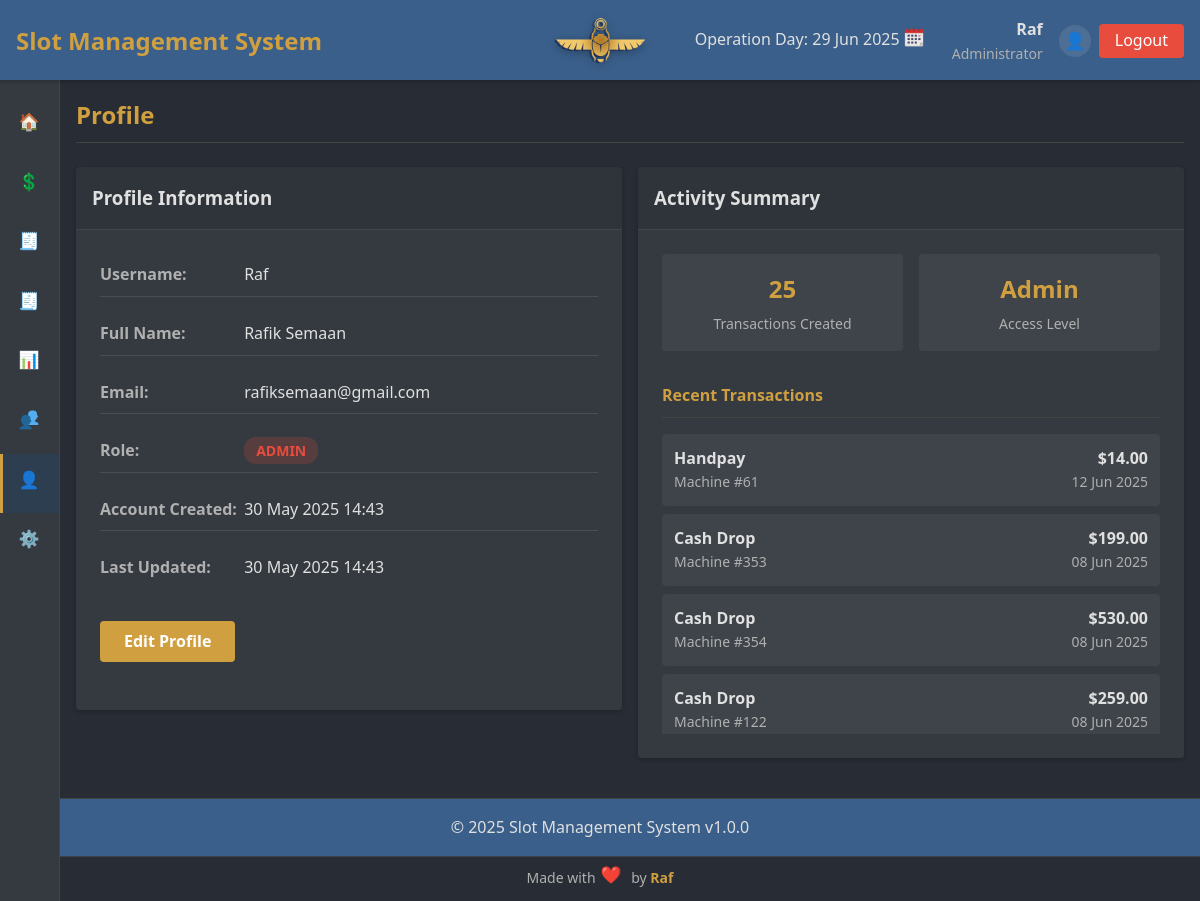
The app's page /index.php?page=profile (signed in), older data.
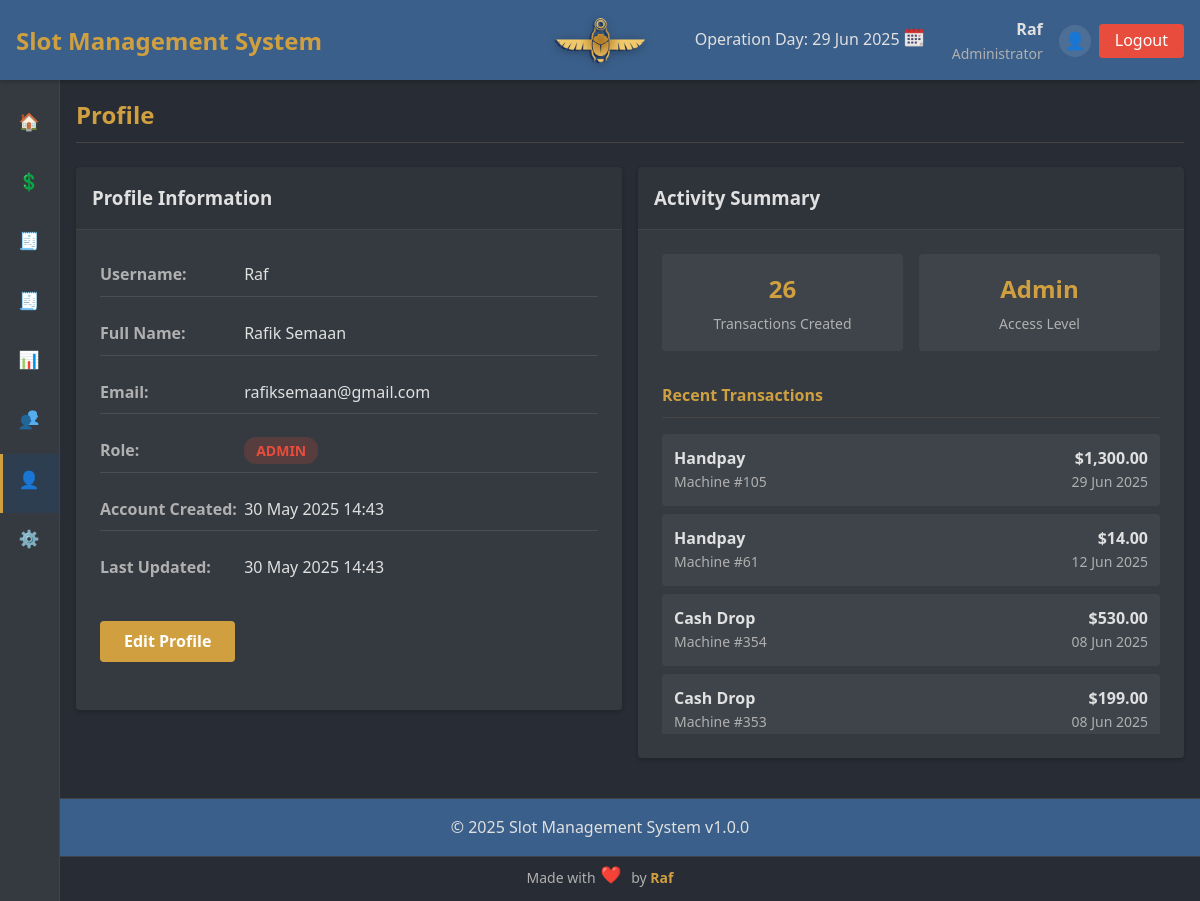
The same page, newer data.
### tables this page shows
CREATE TABLE `transactions` (
  `id` int NOT NULL AUTO_INCREMENT,
  `machine_id` int NOT NULL,
  `transaction_type_id` int NOT NULL,
  `amount` decimal(10,2) NOT NULL,
  `timestamp` timestamp NOT NULL DEFAULT CURRENT_TIMESTAMP,
  `operation_date` date NOT NULL DEFAULT (curdate()),
  `user_id` int NOT NULL,
  `edited_by` int DEFAULT NULL,
  `notes` text,
  `created_at` timestamp NULL DEFAULT CURRENT_TIMESTAMP,
  `updated_at` timestamp NULL DEFAULT CURRENT_TIMESTAMP ON UPDATE CURRENT_TIMESTAMP,
  PRIMARY KEY (`id`),
  KEY `machine_id` (`machine_id`),
  KEY `transaction_type_id` (`transaction_type_id`),
  KEY `user_id` (`user_id`),
  KEY `edited_by` (`edited_by`),
  KEY `idx_operation_date` (`operation_date`)
);

CREATE TABLE `transaction_types` (
  `id` int NOT NULL AUTO_INCREMENT,
  `name` varchar(50) NOT NULL,
  `category` enum('OUT','DROP') NOT NULL,
  `description` text,
  `created_at` timestamp NULL DEFAULT CURRENT_TIMESTAMP,
  `updated_at` timestamp NULL DEFAULT CURRENT_TIMESTAMP ON UPDATE CURRENT_TIMESTAMP,
  PRIMARY KEY (`id`),
  UNIQUE KEY `name` (`name`)
);

CREATE TABLE `machines` (
  `id` int NOT NULL AUTO_INCREMENT,
  `machine_number` varchar(50) NOT NULL,
  `brand_id` int DEFAULT NULL,
  `model` varchar(100) NOT NULL,
  `game` varchar(100) DEFAULT NULL,
  `type_id` int DEFAULT NULL,
  `credit_value` decimal(10,2) NOT NULL,
  `manufacturing_year` int DEFAULT NULL,
  `ip_address` varchar(15) DEFAULT NULL,
  `mac_address` varchar(17) DEFAULT NULL,
  `serial_number` varchar(100) DEFAULT NULL,
  `status` enum('Active','Inactive','Maintenance','Reserved') NOT NULL DEFAULT 'Active',
  `created_at` timestamp NULL DEFAULT CURRENT_TIMESTAMP,
  `updated_at` timestamp NULL DEFAULT CURRENT_TIMESTAMP ON UPDATE CURRENT_TIMESTAMP,
  PRIMARY KEY (`id`),
  UNIQUE KEY `machine_number` (`machine_number`),
  UNIQUE KEY `serial_number` (`serial_number`),
  KEY `brand_id` (`brand_id`),
  KEY `type_id` (`type_id`),
  KEY `idx_machines_game` (`game`)
);

### includes/functions.php (called while the page is built, shortened)
<?php
if (!function_exists('format_datetime')) {
    function format_datetime($timestamp, $format = 'd M Y H:i:s') {
        try {
            $dt = new DateTime($timestamp, new DateTimeZone('UTC'));
            $dt->setTimezone(new DateTimeZone('Africa/Cairo'));
            return $dt->format($format);
        } catch (Exception $e) {
            return 'Invalid date';
        }
    }
}
function format_currency($amount) {
    return '$' . number_format((float)$amount, 2);
}
?>

### pages/profile/view.php (the view, shortened to what the changed rows need)
<?php
try {
    $stmt = $conn->prepare("SELECT * FROM users WHERE id = ?");
    $stmt->execute([$_SESSION['user_id']]);
    $user = $stmt->fetch(PDO::FETCH_ASSOC);
} catch (PDOException $e) {
    $error = "Database error: " . $e->getMessage();
}
try {
    $stmt = $conn->prepare("SELECT COUNT(*) as transaction_count FROM transactions WHERE user_id = ?");
    $stmt->execute([$_SESSION['user_id']]);
    $stats = $stmt->fetch(PDO::FETCH_ASSOC);
    $stmt = $conn->prepare("
        SELECT t.*, m.machine_number, tt.name as transaction_type, tt.category
        FROM transactions t
        JOIN machines m ON t.machine_id = m.id
        JOIN transaction_types tt ON t.transaction_type_id = tt.id
        WHERE t.user_id = ?
        ORDER BY t.timestamp DESC
        LIMIT 5
    ");
    $stmt->execute([$_SESSION['user_id']]);
    $recent_transactions = $stmt->fetchAll(PDO::FETCH_ASSOC);
} catch (PDOException $e) {
    $stats = ['transaction_count' => 0];
    $recent_transactions = [];
}
?>
<div class="profile-view fade-in">
    <div class="row">
        <div class="col-6">
            <div class="card">
                <div class="card-header">
                    <h3>Profile Information</h3>
                </div>
                <div class="card-body">
                    <?php if (isset($error)): ?>
                        <div class="alert alert-danger"><?php echo htmlspecialchars($error); ?></div>
                    <?php else: ?>
                        <div class="profile-details">
                            <div class="detail-group">
                                <strong>Username:</strong>
                                <span><?php echo htmlspecialchars($user['username']); ?></span>
                            </div>
                            <div class="detail-group">
                                <strong>Full Name:</strong>
                                <span><?php echo htmlspecialchars($user['name']); ?></span>
                            </div>
                            <div class="detail-group">
                                <strong>Email:</strong>
                                <span><?php echo htmlspecialchars($user['email']); ?></span>
                            </div>
                            <div class="detail-group">
                                <strong>Role:</strong>
                                <span class="role-badge role-<?php echo $user['role']; ?>">
                                    <?php echo ucfirst($user['role']); ?>
                                </span>
                            </div>
                            <div class="detail-group">
                                <strong>Account Created:</strong>
                                <span><?php echo format_datetime($user['created_at'], 'd M Y H:i'); ?></span>
                            </div>
                            <div class="detail-group">
                                <strong>Last Updated:</strong>
                                <span><?php echo format_datetime($user['updated_at'], 'd M Y H:i'); ?></span>
                            </div>
                        </div>
                        <div class="form-group" style="margin-top: 2rem;">
                            <a href="index.php?page=profile&action=edit" class="btn btn-primary">Edit Profile</a>
                        </div>
                    <?php endif; ?>
                </div>
            </div>
        </div>
        <div class="col-6">
            <div class="card">
                <div class="card-header">
                    <h3>Activity Summary</h3>
                </div>
                <div class="card-body">
                    <div class="stats-grid">
                        <div class="stat-item">
                            <div class="stat-value"><?php echo $stats['transaction_count']; ?></div>
                            <div class="stat-label">Transactions Created</div>
                        </div>
                        <div class="stat-item">
                            <div class="stat-value"><?php echo ucfirst($user['role']); ?></div>
                            <div class="stat-label">Access Level</div>
                        </div>
                    </div>
                    <?php if (!empty($recent_transactions)): ?>
                        <div class="recent-activity" style="margin-top: 2rem;">
                            <h4>Recent Transactions</h4>
                            <div class="activity-list">
                                <?php foreach ($recent_transactions as $transaction): ?>
                                    <div class="activity-item">
                                        <div class="activity-info">
                                            <strong><?php echo htmlspecialchars($transaction['transaction_type']); ?></strong>
                                            <span class="activity-machine">Machine #<?php echo htmlspecialchars($transaction['machine_number']); ?></span>
                                        </div>
                                        <div class="activity-meta">
                                            <span class="activity-amount"><?php echo format_currency($transaction['amount']); ?></span>
                                            <span class="activity-date"><?php echo format_datetime($transaction['timestamp'], 'd M Y'); ?></span>
                                        </div>
                                    </div>
                                <?php endforeach; ?>
                            </div>
                        </div>
                    <?php endif; ?>
                </div>
            </div>
        </div>
    </div>
</div>

Row changes from the older to the newer data that the page shows:
no longer on this page (row edited): transactions: transaction_type.name "Cash Drop", machine.machine_number "122", amount "$259.00", timestamp "08 Jun 2025"
added transactions: transaction_type.name "Handpay", machine.machine_number "105", amount "$1,300.00", timestamp "29 Jun 2025"
changed transactions (number 3 of 4 on the later page): moves up the list
Text that changed along with them:
$stats['transaction_count']: "25" → "26"
